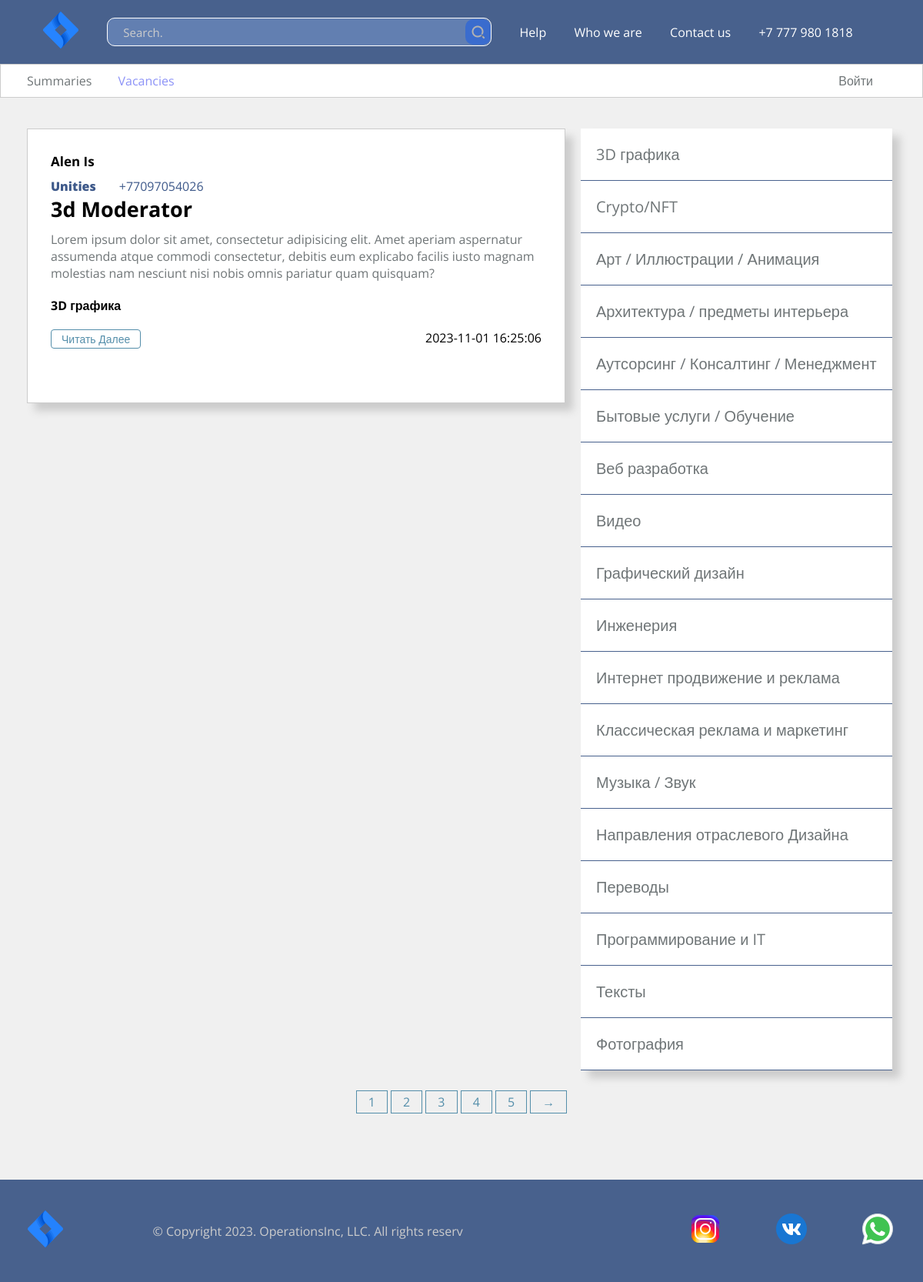
/vacancies, run on the app's committed database.
### tables this page shows
CREATE TABLE `vacancies` (
  `id` bigint UNSIGNED NOT NULL,
  `company_name` varchar(100) DEFAULT NULL,
  `topic` varchar(100) NOT NULL,
  `salary` float NOT NULL,
  `phone` varchar(100) NOT NULL,
  `desc` text NOT NULL,
  `img_path` varchar(150) DEFAULT NULL,
  `category_id` bigint UNSIGNED DEFAULT NULL,
  `user_id` bigint UNSIGNED DEFAULT NULL,
  `date` datetime DEFAULT CURRENT_TIMESTAMP
);

CREATE TABLE `user` (
  `id` bigint UNSIGNED NOT NULL,
  `email` varchar(100) NOT NULL,
  `password` varchar(100) NOT NULL,
  `role_id` bigint UNSIGNED NOT NULL,
  `phone` varchar(40) DEFAULT NULL,
  `name` varchar(40) DEFAULT NULL,
  `surname` varchar(40) DEFAULT NULL
);

CREATE TABLE `categories` (
  `id` bigint UNSIGNED NOT NULL,
  `category` varchar(100) NOT NULL
);

### modules/route.php (called while the page is built, shortened)
<?php
class Route{
    public function __construct($path, $func){
        $this -> path = $path;
    }
}

### pages/public/vacancies.php (the view, shortened to what this page needs)
<?php
if(isset($_GET['categoryId'])){
    $sql = "SELECT *,`vacancies`.`id` as 'resumeid'
        FROM `vacancies`
        INNER JOIN `user` ON `user`.`id` = `vacancies`.`user_id`
        INNER JOIN `categories` ON `categories`.`id` = `vacancies`.`category_id`
        WHERE `vacancies`.`category_id` = ?
        ORDER BY `date` DESC
        LIMIT 10";
    $categoryId = $_GET['categoryId'];
    $stmt = $mysqli -> prepare($sql);
    $stmt -> bind_param("i",$categoryId);
}else{
    $sql = "SELECT *,`vacancies`.`id` as 'resumeid'
        FROM `vacancies`
        INNER JOIN `user` ON `user`.`id` = `vacancies`.`user_id`
        INNER JOIN `categories` ON `categories`.`id` = `vacancies`.`category_id`
        ORDER BY `date` DESC
        LIMIT 10";
    $stmt = $mysqli -> prepare($sql);
}
$stmt -> execute();
$result = $stmt -> get_result();
$vacancies = $result -> fetch_all(MYSQLI_ASSOC);
$stmt = $mysqli -> prepare("SELECT * FROM `categories`");
$stmt -> execute();
$result = $stmt -> get_result();
$categories = $result -> fetch_all(MYSQLI_ASSOC);
?>
<link rel="stylesheet" type="text/css" href="pages/styles/main.css">
<? require_once "pages/public/header.php"?>
<div class="content">
    <div class="container">
        <?if(count($vacancies) > 0):?>
        <div class="content__value">
            <div class="vacancies">
                <?foreach($vacancies as $index => $key):?>
                    <div class="vacancie">
                        <div class="vacancie__author">
                            <h4><? echo $key['name'] . ' ' .$key['surname'];?></h4>
                        </div>
                        <div class="vacancie__stats">
                            <div class="vacancie__stats__views">
                                <p style="color:#3e598a;font-weight: 900;"><?=$key['company_name']?></p>
                            </div>
                            <div class="vacancie__stats__time">
                                <p style="color:#3e598a;"><?=$key['phone']?></p>
                            </div>
                        </div>
                        <div class="vacancie__theme">
                            <h4><?=$key['topic']?></h4>
                        </div>
                        <div class="vacancie__text">
                            <p><?=substr($key['desc'],0,350 )?></p>
                        </div>
                        <div class="vacancie__category">
                            <h4><?=$key['category']?></h4>
                        </div>
                        <div class="vacancie__more_inf">
                            <a href="/specificil_vacancie?id=<?=$key['resumeid']?>">Читать Далее</a>
                            <p><?=$key['date']?></p>
                        </div>
                    </div>
                <?endforeach;?>
            </div>
            <?else:?>
                <div class="donot_have">
                    <h3>Donot have</h3>
                </div>
            <?endif;?>
            <div class="func_user">
                <? foreach($categories as $key => $category): ?>
                    <a href="/vacancies?categoryId=<?=$category["id"]?>"><?=$category["category"]?></a>
                <? endforeach; ?>
            </div>
        </div>
    </div>
</div>
<?if(count($vacancies) > 0):?>
    <div class="container">
        <div class="pagination">
            <div class="pagination__links">
                <a href="#">1</a>
                <a href="#">2</a>
                <a href="#">3</a>
                <a href="#">4</a>
                <a href="#">5</a>
                <a href="#">&#8594;</a>
            </div>
        </div>
    </div>
<?php endif;?>
<?php require_once "pages/public/footer.php"?>

### index.php (shortened to what this page needs)
<?php
require_once "db/connect_db.php";
$stmt = $mysqli -> prepare("SELECT * FROM `categories`");
$stmt -> execute();
$result = $stmt -> get_result();
require_once "modules/route.php";
require_once "modules/router.php";
$uri = $_SERVER["REQUEST_URI"];
$router = new Router($uri, $mysqli);
$router -> post("/create_resume_post", function ($mysqli){
    require_once "private/create_resume_post.php";
    die;
});
$router -> post("/search", function ($mysqli){
    require_once "private/search.php";
    die;
});
$router -> post("/create_vacancy_post", function ($mysqli){
    require_once "private/create_vacancy_post.php";
    die;
});
$router -> post("/add_comment", function ($mysqli){
    require_once "private/add_comment.php";
    die;
});
$router -> post("/contact_post", function ($mysqli){
    require_once "private/contact_post.php";
    die;
});
?>
<!DOCTYPE html>
<html>
<head>
    <link rel="stylesheet" type="text/css" href="pages/styles/main.css">
</head>
<?php
$router -> get("/create_resume", function ($mysqli){
    require_once "pages/public/create_resume.php";
    die;
});
$router -> get("/create_vacancy", function ($mysqli){
    require_once "pages/public/create_vacancy.php";
    die;
});
$router -> get("/who_we_are", function ($mysqli){
    require_once "pages/public/who_we_are.php";
    die;
});
$router -> get("/summaries", function ($mysqli){
    require_once "pages/public/summaries.php";
    die;
});
$router -> get("/specificil_summary", function ($mysqli){
    require_once "pages/public/specificil_summary.php";
    die;
});
$router -> get("/vacancies", function ($mysqli){
    require_once "pages/public/vacancies.php";
    die;
});
$router -> get("/specificil_vacancie", function ($mysqli){
    require_once "pages/public/specificil_vacancie.php";
    die;
});
$router -> run();
?>

### modules/router.php
<?php
class router{
    public $uri;
    public $routes = [];
    public $mysqli;
    public function __construct($uri, $mysqli){
        $this -> uri = parse_url($uri, PHP_URL_PATH);
        $this -> mysqli = $mysqli;
    }
    public function get($path, $func){
        $route = new Route($path, $func);
        $this ->routes["GET"][] = $route;
    }
    public function post($path, $func){
        $route = new Route($path, $func);
        $this -> routes["POST"][] = $route;
    }
    public function run(){
        foreach ($this->routes[$_SERVER["REQUEST_METHOD"]] as $key => $route) {
            if ($this->uri == $route->path) {
                call_user_func($route->func, $this->mysqli);
            }
        }
    }
}

### pages/public/header.php (shortened to what this page needs)
<?php
    $uri = $_SERVER['REQUEST_URI'];
    if($uri == '/who_we_are'){
        $href = "#contact_us";
    }else{
        $href = "/who_we_are#contact_us";
    }
?>
<link rel="stylesheet" type="text/css" href="pages/styles/header.css">
<header>
	<div class="header__top">
		<div class="container">
			<div class="header__top_values">
				<div class="name__site">
                    <a href="/"><img src="pages/imgs/icons8-jira-48.png" alt=""></a>
				</div>
				<div class="header__seacrh">
					<form action="/search" method="post">
						<input type="text" name="text" placeholder="Search.">
                        <button type="submit" value=""></button>
					</form>
				</div>
                <a href="#">Help</a>
                <a href="/who_we_are">Who we are</a>
                <a href="<?=$href?>">Contact us</a>
                <a href="#">+7 777 980 1818</a>
			</div>
		</div>
	</div>
	<div class="header__bottom">
		<div class="container">
			<div class="header__bottom_values">
                <div class="header__bottom_right">
                    <a href="/summaries?page=1" class="summaries_a"> Summaries</a>
                    <a href="/vacancies" class="vacancies_a">Vacancies</a>
                </div>
                <div class="login_profile">
                    <?if(isset($_SESSION['user'])):?>
                        <ul class="login_menu">
                            <?$login_name = explode("@",$_SESSION['user']['email'])[0];?>
                            <li><a class="header__login" href="#"><?=$login_name?></a>
                                <ul class="login_menu_val">
                                    <li><a href="pages/public/exit.php">Exit</a></li>
                                    <li><a href="/create_resume">Сreate Summary</a></li>
                                    <li><a href="/create_vacancy">Create vacancy</a></li>
                                </ul>
                            </li>
                        </ul>
                    <?else:?>
                        <a class="header__login" href="/pages/public/auth/sign_in.php">Войти</a>
                    <?endif;?>
                </div>
			</div>
		</div>
	</div>
</header>

### pages/public/footer.php (shortened to what this page needs)
<footer>
    <div class="container">
        <div class="foot_value">
            <div class="logo"><img src="pages/imgs/icons8-jira-48.png" alt=""></div>
                <p>© Copyright 2023. OperationsInc, LLC. All rights reserv</p><br>
            <div class="info">
                <img src="pages/imgs/for_footer/icons8-instagram-48.png" alt="">
                <img src="pages/imgs/for_footer/icons8-vk-48.png" alt="">
                <img src="pages/imgs/for_footer/icons8-whatsapp-48.png" alt="">
            </div>
        </div>
    </div>
</footer>

### pages/styles/main.css (style rules this page uses)
* { padding: 0; margin: 0; box-sizing: border-box; }
.container { width: 100%; max-width: 1130px; margin: 0 auto; }
a { text-decoration: none; }
body .summaries_a { color:#8c92f7; }
.content__value { margin-top: 40px; display: flex; }
.vacancie { margin-right: 20px; margin-top: 40px; width: 700px; border: 1px solid #ccc; box-shadow: 10px 10px 10px #ccc; padding: 30px 30px 70px 30px; background: #fff; }
.vacancie:first-child { margin-top: 0; }
.vacancie .vacancie__author { margin-bottom: 10px; font-size: 17px; }
.vacancie__theme { font-size: 27px; }
.vacancie__text p { margin-top: 10px; color: #6f7577; }
.vacancie__more_inf { display: flex; justify-content: space-between; }
.vacancie .vacancie__more_inf { margin-top: 10px; }
.vacancie .vacancie__more_inf a { color: #548eaa; border: 1px solid #548eaa; padding: 2px 13px; border-radius:4px ; font-size: 14px; transition: all 0.8s; }
.vacancie__stats { display: flex; align-items: center ; }
.vacancie__stats .vacancie__stats__views { display: flex; align-items: center; color: #6f7577; }
.vacancie__stats .vacancie__stats__time { margin-left: 30px; display: flex; align-items: center; color: #6f7577; }
.func_user { display: flex; flex-direction: column; background: #fff; box-shadow: 10px 10px 10px #ccc; }
.func_user a { color: #6f7577; font-size: 20px; border-bottom: 1px solid #48618d; padding: 20px; transition: all 0.9s; }
.vacancie__category { margin-top: 20px; margin-bottom: 20px; }
.pagination { margin-top: 30px; display: flex; justify-content: center; }
.pagination a { color: #548eaa; border: 1px solid #548eaa; padding: 3px 15px; transition: all 0.8s; }
footer { background: #303b44; margin-top: 90px; }

### pages/styles/header.css (style rules this page uses)
header { display: flex; flex-direction: column; }
.header__top { background: #48618d; }
.header__top_values { display: flex; justify-content: space-between; align-items: center; padding: 15px 20px; }
.name__site { display: flex; }
.header__top_values a { color: white; }
.header__seacrh { position: relative; }
.header__seacrh input { width: 500px; padding: 6px 6px 6px 20px; font-size: 20px; background: #627fb1; outline: none; border: 1px solid #fff; border-radius: 10px; transition: background 0.8s; }
.header__seacrh input::placeholder { font-size: 15px; color: #ccc; font-family: 'Open Sans', sans-serif; }
.header__seacrh button { width: 33px; height: 33px; border: none; border-radius: 30%; background: #3a6cce; background-image: url('../imgs/icons8-search-40.png'); background-size: 20px ; background-repeat: no-repeat; background-position: center; position: absolute; right: 1px; top:30%; margin-top: -9px; cursor: pointer; }
.header__bottom { background: #fff; border: 1px solid #ccc; padding: 10px; }
.header__bottom_values { display: flex; justify-content: space-between; align-items: center; }
.header__bottom_values a { margin-right: 30px; text-decoration: none; color: #6f7577; transition: color 0.6s; }
.login_profile { display: flex; align-items: center; }
.login_profile a { text-decoration: none; transition: color 0.8s; }

### pages/public/vacancies.php (style rules this page uses)
body header .vacancies_a { color:#8c92f7; }

### pages/public/footer.php (style rules this page uses)
footer { background: #48618d; }
.foot_value { display: flex; justify-content: space-between; align-items: center; padding: 40px 0 40px 0; }
.foot_value p { color:#ccc; vertical-align:bottom; }
.foot_value .info img { margin-left: 60px; }

### data on the page
vacancies: user.name "Alen", user.surname "Is", company_name "Unities", user.phone "+77097054026", topic "3d Moderator", desc "Lorem ipsum dolor sit amet, consectetur adipisicing elit. Amet aperiam aspernatur assumenda atque commodi consectetur, debitis eum explicabo facilis iusto magnam molestias nam nesciunt nisi nobis omnis pariatur quam quisquam?", category.category "3D графика", date "2023-11-01 16:25:06"
categories: category "3D графика"
categories: category "Crypto/NFT"
categories: category "Арт / Иллюстрации / Анимация"
categories: category "Архитектура / предметы интерьера"
categories: category "Аутсорсинг / Консалтинг / Менеджмент"
categories: category "Бытовые услуги / Обучение"
categories: category "Веб разработка"
categories: category "Видео"
categories: category "Графический дизайн"
categories: category "Инженерия"
categories: category "Интернет продвижение и реклама"
categories: category "Классическая реклама и маркетинг"
categories: category "Музыка / Звук"
categories: category "Направления отраслевого Дизайна"
categories: category "Переводы"
categories: category "Программирование и IT"
categories: category "Тексты"
categories: category "Фотография"
